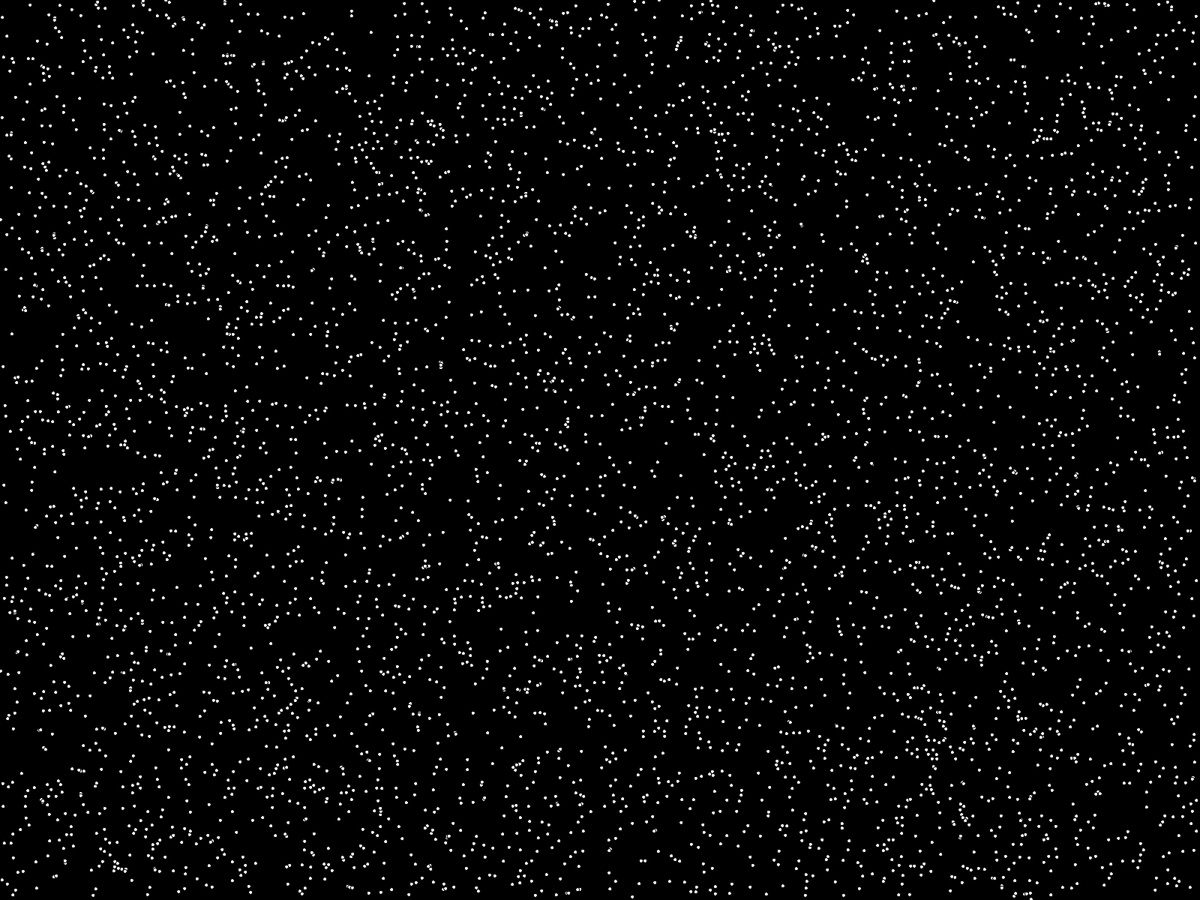
Frame 1 (no input)
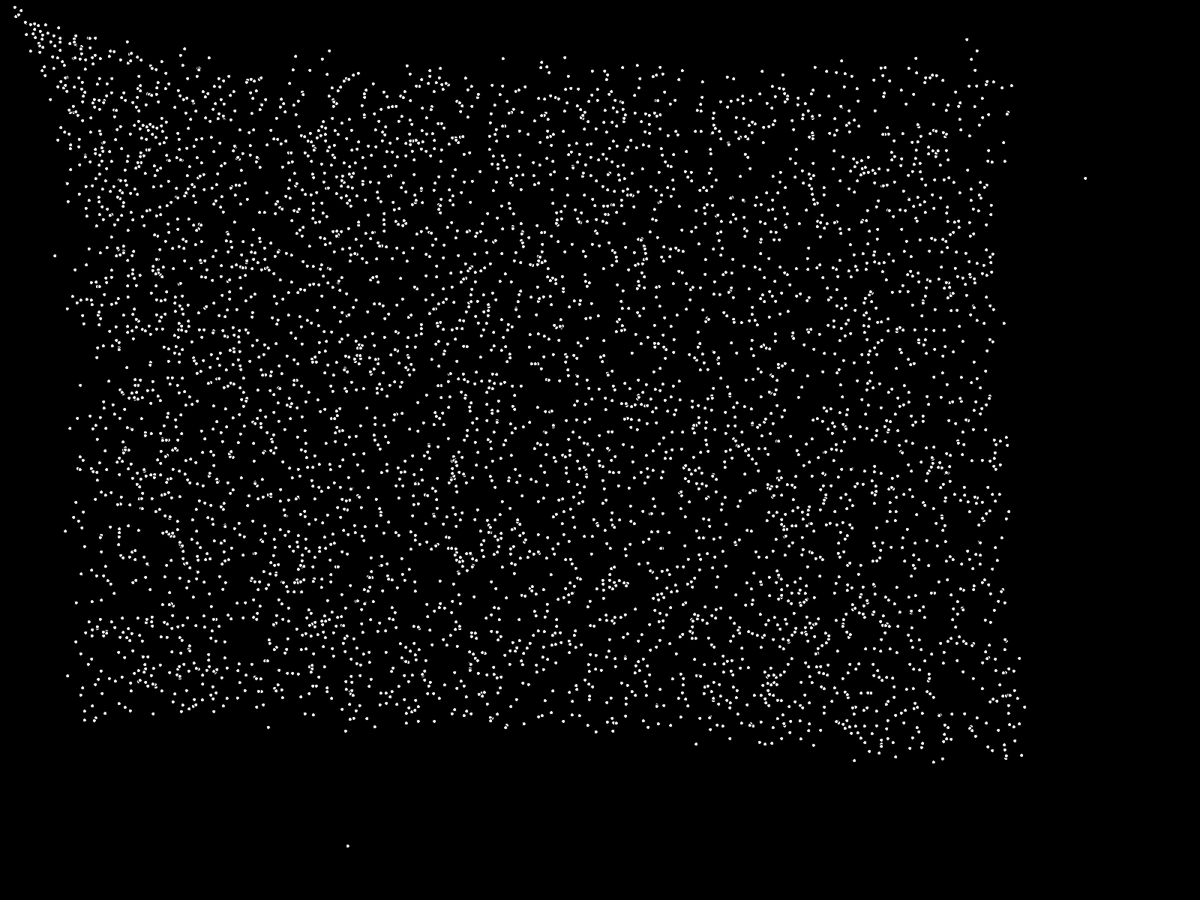
Frame 60 (the mouse pressed at the canvas centre just before this capture)
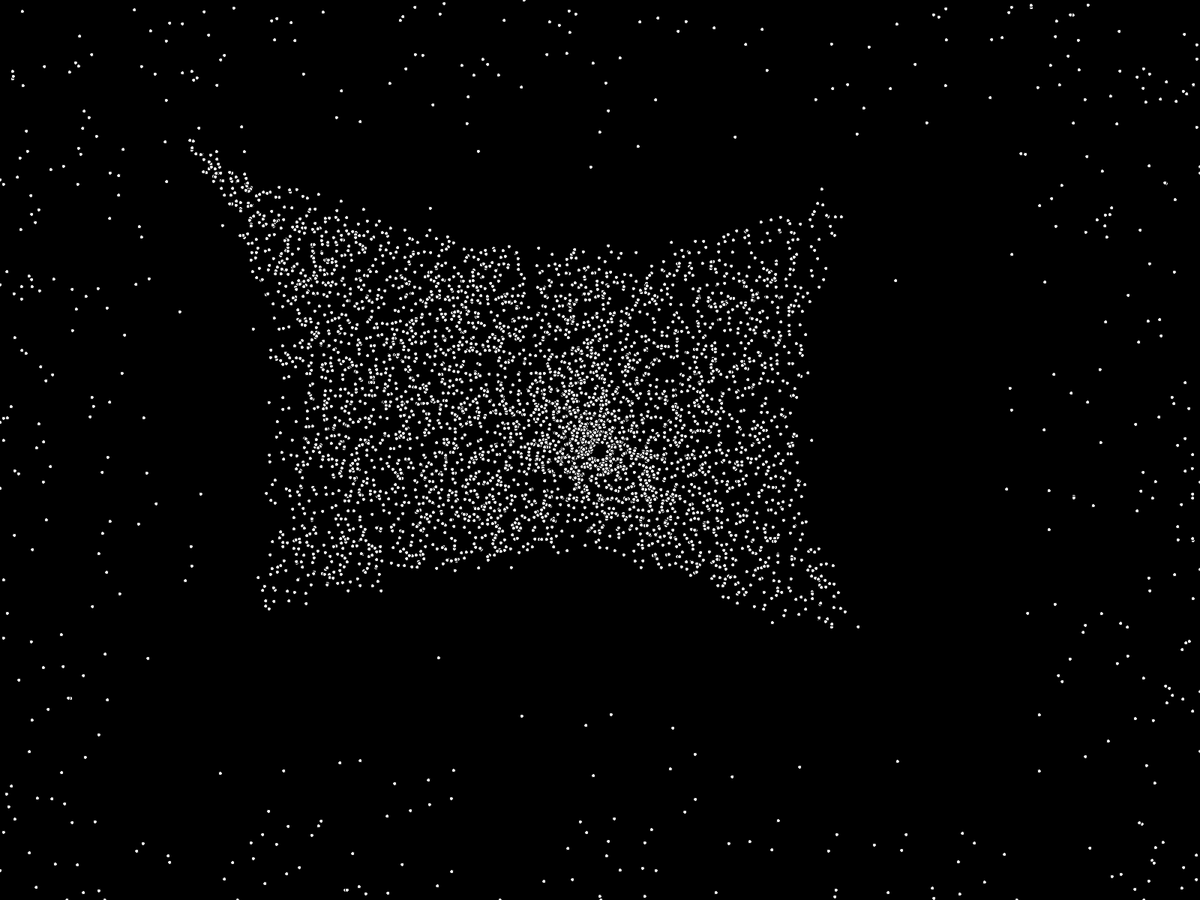
Frame 120 (the mouse held since frame 60 and released just before this capture)

The Processing sketch that drew these frames (run headless with seeded random() and noise(); from frame 60 on, the mouse is pressed at the canvas centre):

// Processing sketch: art
// ── art.pde
// basic params for flies
int flyNum = 5000; // number of flies
PVector[] flies = new PVector[flyNum]; // array of flies' locations
int flyD = 5;
float flySpeed = 5;

void setup(){
  fullScreen();

  // initialize array with random vectors/locations
  for(int i = 0; i < flyNum; i++){
    flies[i] = new PVector(random(width), random(height));
  }
}

void draw(){
  background(0);
  fill(255);

  // iterate over all fly locations
  for(int i = 0; i < flyNum; i++){
    // for each fly...

    // the core decision-maker of each fly
    // fly will choose either to move towards mouse cursor or one of the other flies
    PVector target = binr() ? mpos() : flies[int(random(flyNum))].copy();

    // calculate new position of fly using vector math
    // new position will be between fly and decided target
    flies[i].add(target.sub(flies[i]).normalize().mult(flySpeed));

    // if fly is too close to mouse, then reset the fly's position to somewhere around the border of the screen
    // gives the illusion of endless flies
    if(PVector.dist(mpos(), flies[i]) < flyD * 2){
      flies[i] = binr() ? new PVector(binr() ? width : 0, random(height)) : new PVector(random(width), binr() ? height : 0);
    }

    // render fly
    circle(flies[i].x, flies[i].y, flyD);
  }
}

// HELPER FUNCTIONS

boolean binr(){
  return random(1) < .5;
}

PVector mpos(){
  return new PVector(mouseX, mouseY);
}
